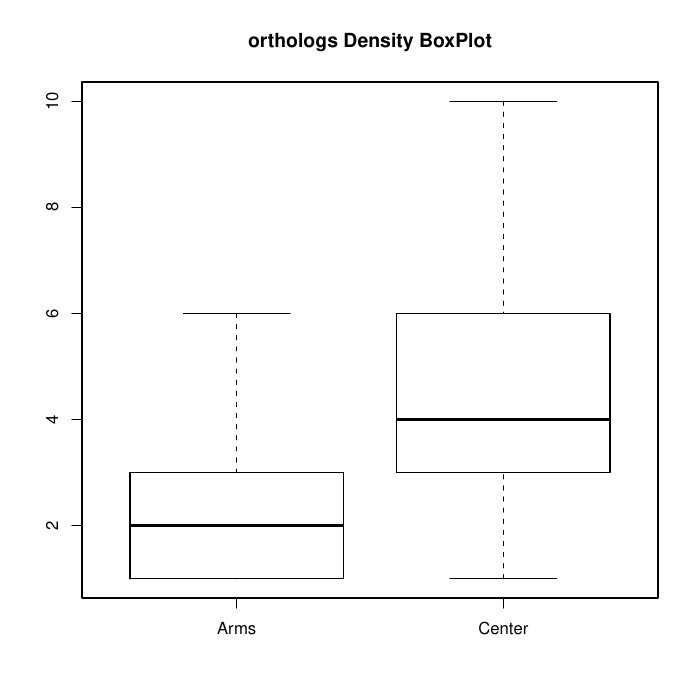

Generate this figure with R:
orthologsarms <- read.table("orthologs_arms.dat",header=T)
orthologsctr <- read.table("orthologs_center.dat",header=T)
pdf("orthologs.pdf")
boxplot(orthologsarms$TOTAL,orthologsctr$TOTAL,main="orthologs Density BoxPlot", outline=FALSE, names=c("Arms","Center"))
ks.test(orthologsarms$TOTAL,orthologsctr$TOTAL)
